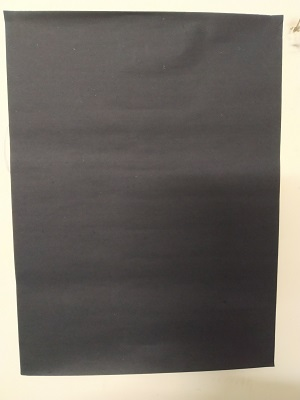
#> input picture images/img1.jpg, 300 x 400 px, found by its file name
$ python distance_to_camera.py   (older library calls are emulated)
#> lines starting #> are read from the running program, lines starting #| are printed output that depends on the picture; after the words box and inside, x2 and y2 are one past the last pixel; in counts of white or black regions, pixels touching at a corner belong together
#> further down, image is the input picture: shape (400, 300, 3); mean B, G, R 101, 107.7, 112.9
from imutils import paths
import numpy as np
import imutils
import cv2
# import ultrasonic library

#distance = ultrasonic()


def find_marker(image):
    # convert the image to grayscale, blur it, and detect edges
    gray = cv2.cvtColor(image, cv2.COLOR_BGR2GRAY)
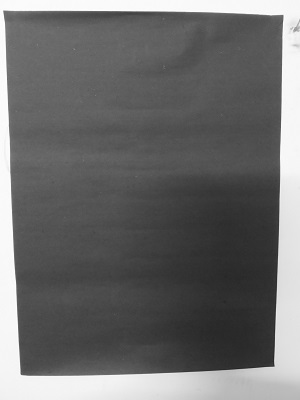
#> gray: shape (400, 300); min 36, max 254, mean 108.5
    gray = cv2.GaussianBlur(gray, (5, 5), 0)
    edged = cv2.Canny(gray, 30, 125)
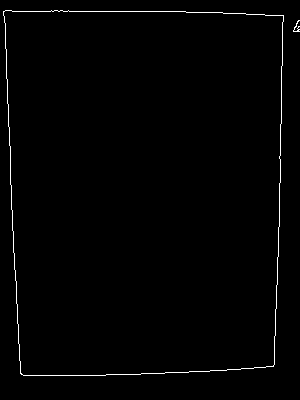
#> edged: shape (400, 300); 1.1% white in thin lines or dots
    cv2.imshow('img', edged)
    # edged = imutils.auto_canny(gray) # Bad edge detection
    cv2.namedWindow('image', cv2.WINDOW_AUTOSIZE)
    cv2.imshow('win', edged)

    # find the contours in the edged image and keep the largest one;
    # we'll assume that this is our piece of paper in the image
    cnts = cv2.findContours(edged.copy(), cv2.RETR_LIST,
                            cv2.CHAIN_APPROX_SIMPLE)
#> cnts = 3 contours, 1 with area under 20; largest, box (x1, y1, x2, y2) and area: (3, 10, 284, 376) 96396, (3, 10, 284, 376) 96393
    cnts = imutils.grab_contours(cnts)

    c = max(cnts, key=cv2.contourArea)
#> c = contour of 109 points, box (x1, y1, x2, y2) (3, 10, 284, 376), area 96396

    # compute the bounding box of the of the paper region and return it
    return cv2.minAreaRect(c)


# def distance_to_camera(knownWidth, focalLength, perWidth):
#	# compute and return the distance from the maker to the camera
#
#	return (knownWidth * focalLength) / perWidth


def xdimension(distance_to_camera, focalLength, perWidth):
    return distance_to_camera*perWidth/focalLength


path = 'd:\Personal Files\Project_Final\images\\img1.jpg'
image = cv2.imread(path)
#cv2.namedWindow('img', cv2.WINDOW_AUTOSIZE)
#cv2.imshow('img', image)
marker = find_marker(image)
#> marker = ((143, 192.5), (365, 280), -90)

# Method to calculate the focal length without displaying the image
#> (the run stopped early here; a loop or call above may not have finished)

$ run again, with images/img4.jpg copied over images/img1.jpg
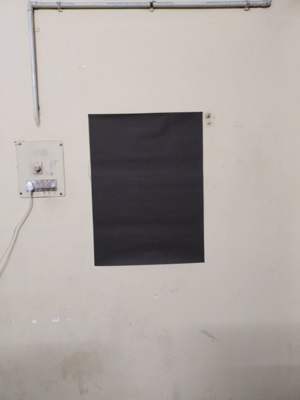
#> input picture images/img4.jpg, 300 x 400 px, found by its file name
#> image is the input picture: shape (400, 300, 3); mean B, G, R 160.7, 164.8, 171.4
#> in find_marker, `edged = cv2.Canny(gray, 30, 125)`:
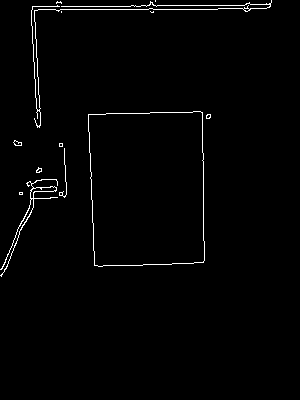
#> edged: shape (400, 300); 1.5% white in thin lines or dots, all inside (x1, y1, x2, y2) = (0, 0, 272, 277)
#> cnts = 22 contours, 15 with area under 20; largest, box (x1, y1, x2, y2) and area: (88, 111, 205, 267) 16946, (88, 111, 205, 267) 16944, (0, 179, 58, 277) 168, (30, 186, 57, 199) 110, (31, 0, 272, 128) 36, (13, 140, 22, 146) 26, (13, 140, 22, 146) 23
#> c = contour of 47 points, box (x1, y1, x2, y2) (88, 111, 205, 267), area 16946
#> marker = ((146.6, 188.5), (114.4, 152.9), -1.4)

$ run again, with images/img5.jpg copied over images/img1.jpg
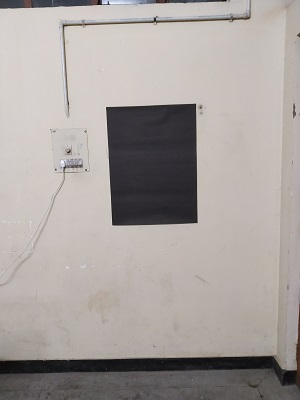
#> input picture images/img5.jpg, 300 x 400 px, found by its file name
#> image is the input picture: shape (400, 300, 3); mean B, G, R 157.1, 160.6, 166.7
#> in find_marker, `gray = cv2.GaussianBlur(gray, (5, 5), 0)`:
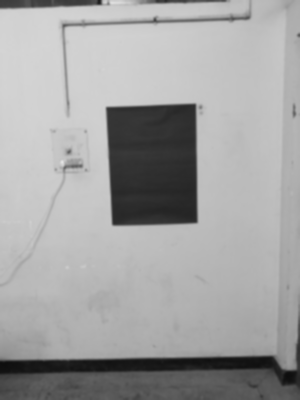
#> gray: shape (400, 300); min 13, max 227, mean 161.9
#> in find_marker, `edged = cv2.Canny(gray, 30, 125)`:
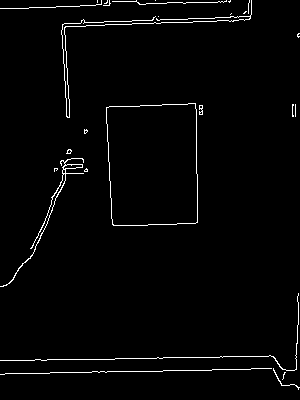
#> edged: shape (400, 300); 2.1% white in thin lines or dots
#> cnts = 34 contours, 30 with area under 20; largest, box (x1, y1, x2, y2) and area: (106, 103, 198, 226) 10454, (106, 103, 198, 226) 10451, (0, 158, 84, 287) 146, (63, 164, 83, 170) 63
#> c = contour of 35 points, box (x1, y1, x2, y2) (106, 103, 198, 226), area 10454
#> marker = ((152.8, 164.6), (90.47, 120.5), -2.17)

$ run again, with images/img6.jpg copied over images/img1.jpg
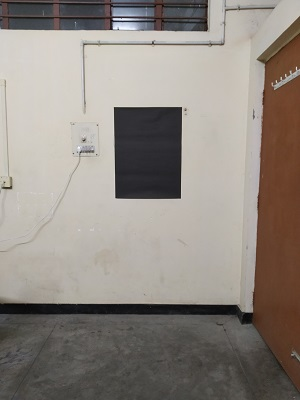
#> input picture images/img6.jpg, 300 x 400 px, found by its file name
#> image is the input picture: shape (400, 300, 3); mean B, G, R 128.6, 135.6, 143
#> in find_marker, `gray = cv2.GaussianBlur(gray, (5, 5), 0)`:
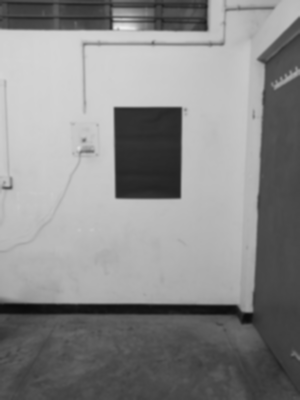
#> gray: shape (400, 300); min 11, max 237, mean 137
#> in find_marker, `edged = cv2.Canny(gray, 30, 125)`:
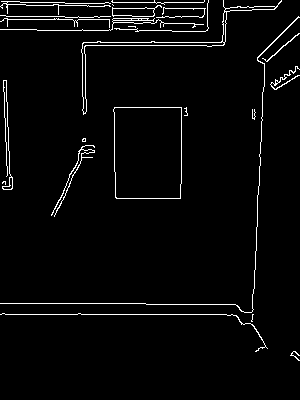
#> edged: shape (400, 300); 3.2% white in thin lines or dots
#> cnts = 36 contours, 19 with area under 20; largest, box (x1, y1, x2, y2) and area: (113, 107, 182, 199) 6058, (113, 107, 182, 199) 6056, (81, 0, 282, 115) 880, (81, 41, 225, 114) 629, (112, 5, 162, 17) 320
#> c = contour of 13 points, box (x1, y1, x2, y2) (113, 107, 182, 199), area 6058
#> marker = ((147, 152.5), (91, 68), -90)
